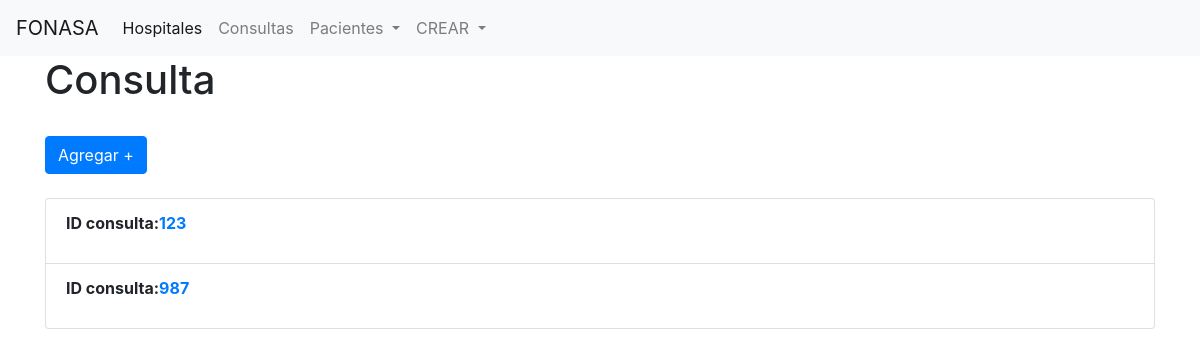
The app's page /consulta/, older data.
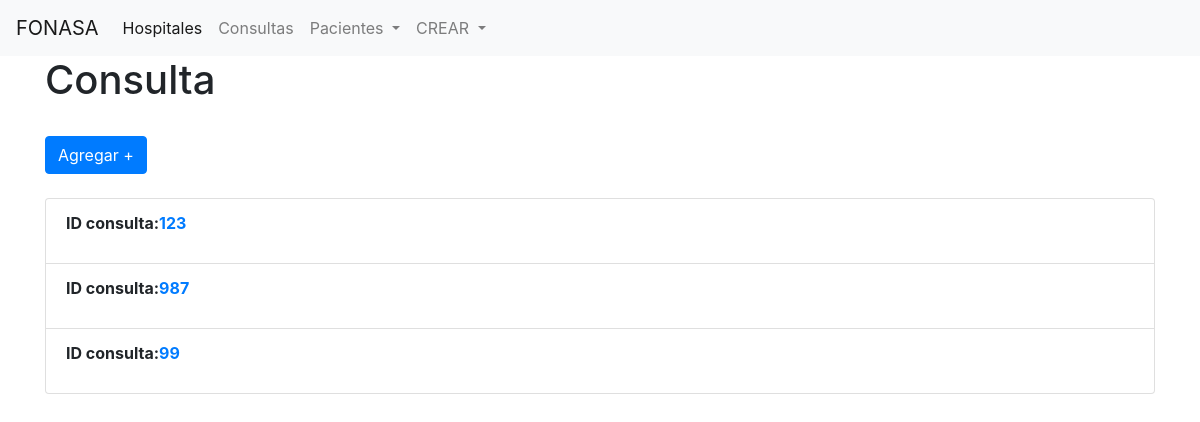
The same page, newer data.
### main/models.py (models this page shows, shortened)
class Consulta(models.Model):
    id_consulta = models.PositiveIntegerField()
    cantidad_pacientes = models.PositiveIntegerField()
    nombre_especialista = models.CharField(max_length=60)
    tipo_consulta = models.CharField(max_length=50, choices=TIPO_CONSULTA)
    estado = models.CharField(max_length=50, choices=ESTADO)
    hospitales = models.ForeignKey(Hospital, on_delete=models.CASCADE)
    class Meta:
        verbose_name = 'Consulta'
        verbose_name_plural = 'Consultas'
        ordering = ('pk',)

### main/views.py (the view)
# urls.py: path('consulta/', ConsultaListView.as_view(), name='consulta_list'),
class ConsultaListView(ListView):
    model = Consulta
    template_name = 'consulta_list.html'
    def get_queryset(self):
        consulta = models.Consulta.objects.all()
        return consulta.all()

### main/templates/consulta_list.html
{% extends 'base.html' %}
{% block content %}
    <h1>Consulta</h1>
    <a href="{% url 'consulta_new' %}"><buttton class="btn btn-primary my-4">Agregar +</button></a>
    <ul class="list-group">
        {% for element in object_list %}
        <li class="list-group-item">
            <b><p>ID consulta:<a href="{% url 'consulta_detail' element.pk %}">{{ element.id_consulta }}</a></p></b>
        </li>
    {% endfor %}
</ul>
{% endblock content %}

Row changes from the older to the newer data that the page shows:
added Consulta: id_consulta "99"
